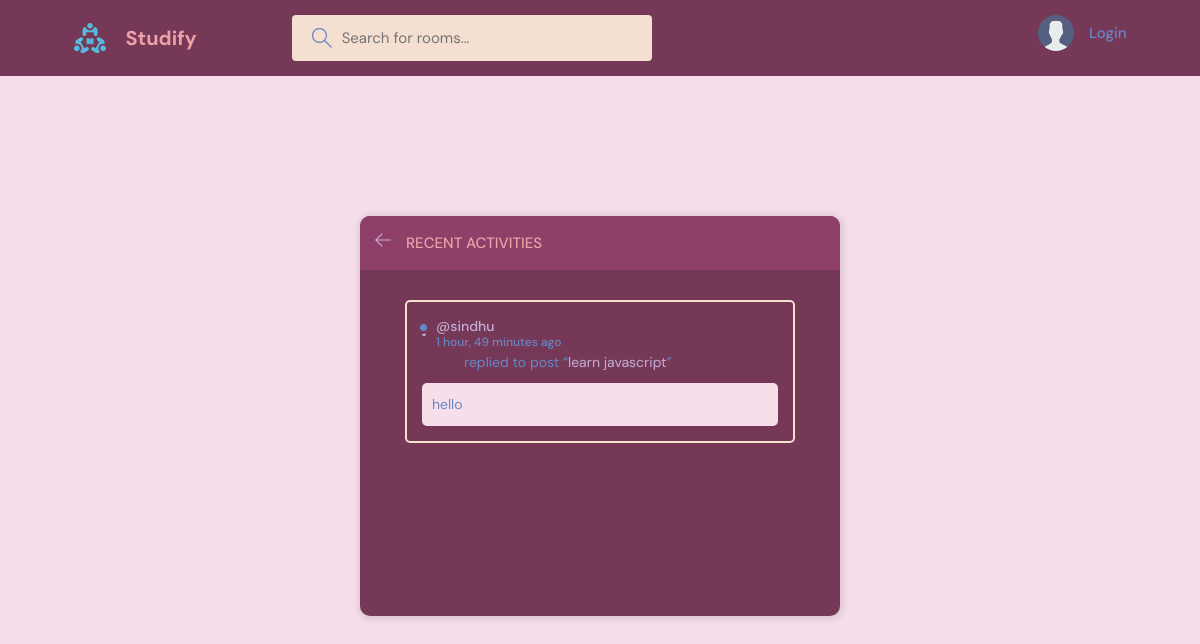
The page /activity/ on the database its author committed.
### base/models.py (models this page shows, shortened)
class Message(models.Model):
    user = models.ForeignKey(User, on_delete=models.CASCADE)
    room = models.ForeignKey(Room, on_delete=models.CASCADE)
    body = models.TextField()
    updated = models.DateTimeField(auto_now=True)
    created = models.DateTimeField(auto_now_add=True)
    class Meta:
        ordering = ['-updated', '-created']

class Room(models.Model):
    host = models.ForeignKey(User, on_delete=models.SET_NULL, null=True)
    topic = models.ForeignKey(Topic, on_delete=models.SET_NULL, null=True)
    name = models.CharField(max_length=200)
    description = models.TextField(null=True, blank=True)
    participants = models.ManyToManyField(User, related_name='participants', blank=True)
    updated = models.DateTimeField(auto_now=True)
    created = models.DateTimeField(auto_now_add=True)
    class Meta:
        ordering = ['-updated', '-created']
    def __str__(self):
        return self.name

### base/views.py (the view)
# urls.py: path('activity/', views.activityPage, name="activity"),
def activityPage(request):
    room_messages = Message.objects.all()
    return render(request, 'base/activity.html', {'room_messages':room_messages})

### base/templates/base/activity.html (shortened to what this page needs)
{% extends 'main.html' %}
{% block content %}
    <main class="layout">
      <div class="container">
        <div class="layout__box">
          <div class="layout__boxHeader">
            <div class="layout__boxTitle">
              <a href="{% url 'home' %}">
                <svg version="1.1" xmlns="http://www.w3.org/2000/svg" width="32" height="32" viewBox="0 0 32 32">
                  <title>arrow-left</title>
                  <path
                    d="M13.723 2.286l-13.723 13.714 13.719 13.714 1.616-1.611-10.96-10.96h27.625v-2.286h-27.625l10.965-10.965-1.616-1.607z"
                  ></path>
                </svg>
              </a>
              <h3>Recent Activities</h3>
            </div>
          </div>
          <div class="activities-page layout__body">
            {% for message in room_messages %}
        <div class="activities__box">
          <div class="activities__boxHeader roomListRoom__header">
            <a href="{% url 'user-profile' message.user.id %}" class="roomListRoom__author">
              <div class="avatar avatar--small">
              </div>
              <p>
                @{{message.user}}
                <span>{{message.created|timesince}} ago</span>
              </p>
            </a>
          </div>
          <div class="activities__boxContent">
            <p>replied to post “<a href="{% url 'room' message.room.id %}">{{message.room}}</a>”</p>
            <div class="activities__boxRoomContent">
              {{message.body}}
            </div>
          </div>
        </div>
        {% endfor %}
          </div>
        </div>
      </div>
    </main>
{% endblock %}

### static/styles/style.css (style rules this page uses)
:root { --color-main: #C3AED6; --color-main-light: #4eebc3; --color-dark: #763857; --color-dark-medium: #F4DFD0; --color-dark-light: #8F4068; --color-light: #eca1a6; --color-gray: #6886C5; --color-light-gray: #6886C5; --color-bg: #F6DFEB; --color-success: #5dd693; --color-error: #fc4b0b; }
* { font-family: "DM Sans", -apple-system, BlinkMacSystemFont, "Segoe UI", Roboto, Oxygen, Ubuntu, Cantarell, "Open Sans", "Helvetica Neue", sans-serif; margin: 0; padding: 0; box-sizing: border-box; text-rendering: optimizeLegibility; font-size: inherit; }
html { font-size: 56.25%; }
@media only screen and (min-width: 1200px) { html { font-size: 62.5%; } }
body { line-height: 1.6; font-weight: 400; font-size: 1.5rem; color: var(--color-light-gray); background-color: var(--color-bg); min-height: 100vh; }
a { display: inline-block; color: var(--color-main); text-decoration: none; }
.container { max-width: 120rem; width: 90%; margin: auto; }
.avatar { position: relative; display: inline-block; border-radius: 50%; border: 2px solid var(--color-main); }
.avatar::after { content: ""; display: block; position: absolute; background-color: var(--color-gray); z-index: 111; border-radius: 50%; border: 0.3rem solid var(--color-dark); }
.avatar.avatar--small:after { width: 0.7rem; height: 0.7rem; bottom: 0px; right: -6px; }
.layout { margin-top: 2.4rem; }
.layout > .container { display: flex; justify-content: space-between; align-items: flex-start; }
.layout__box { width: 90%; max-width: 48rem; min-height: 40rem; position: absolute; top: 50%; left: 50%; transform: translate(-50%, -46%); background-color: var(--color-dark); border-radius: 1rem; box-shadow: 1px 1px 6px 3px rgba(0, 0, 0, 0.1); overflow: hidden; }
.layout__boxHeader { display: flex; padding: 1.5rem; background-color: var(--color-dark-light); }
.layout__boxTitle { display: flex; gap: 1.5rem; align-items: center; }
.layout__boxTitle h3 { text-transform: uppercase; font-weight: 500; color: var(--color-light); }
.layout__boxTitle svg { width: 1.6rem; height: 1.6rem; fill: var(--color-main); }
.layout__body { margin: 3rem; }
.roomListRoom__header { display: flex; justify-content: space-between; align-items: center; }
.roomListRoom__author { font-weight: 500; display: flex; align-items: center; gap: 1rem; }
.activities__box { margin: 1.5rem; padding: 1.5rem; border: 2px solid var(--color-dark-medium); border-radius: 5px; }
.activities__boxHeader p { font-size: 1.4rem; line-height: 1.3; }
.activities__boxHeader p span { color: var(--color-gray); font-size: 1.2rem; display: block; }
.activities__boxContent { margin-left: 4.2rem; }
.activities__boxContent { font-size: 1.4rem; }
.activities__boxRoomContent { background: var(--color-bg); padding: 1rem; border-radius: 5px; margin-top: 1rem; margin-left: -4.2rem; }

### rows shown on the page
Message: user "sindhu", created "1 hour, 49 minutes", room "learn javascript", body "hello"
